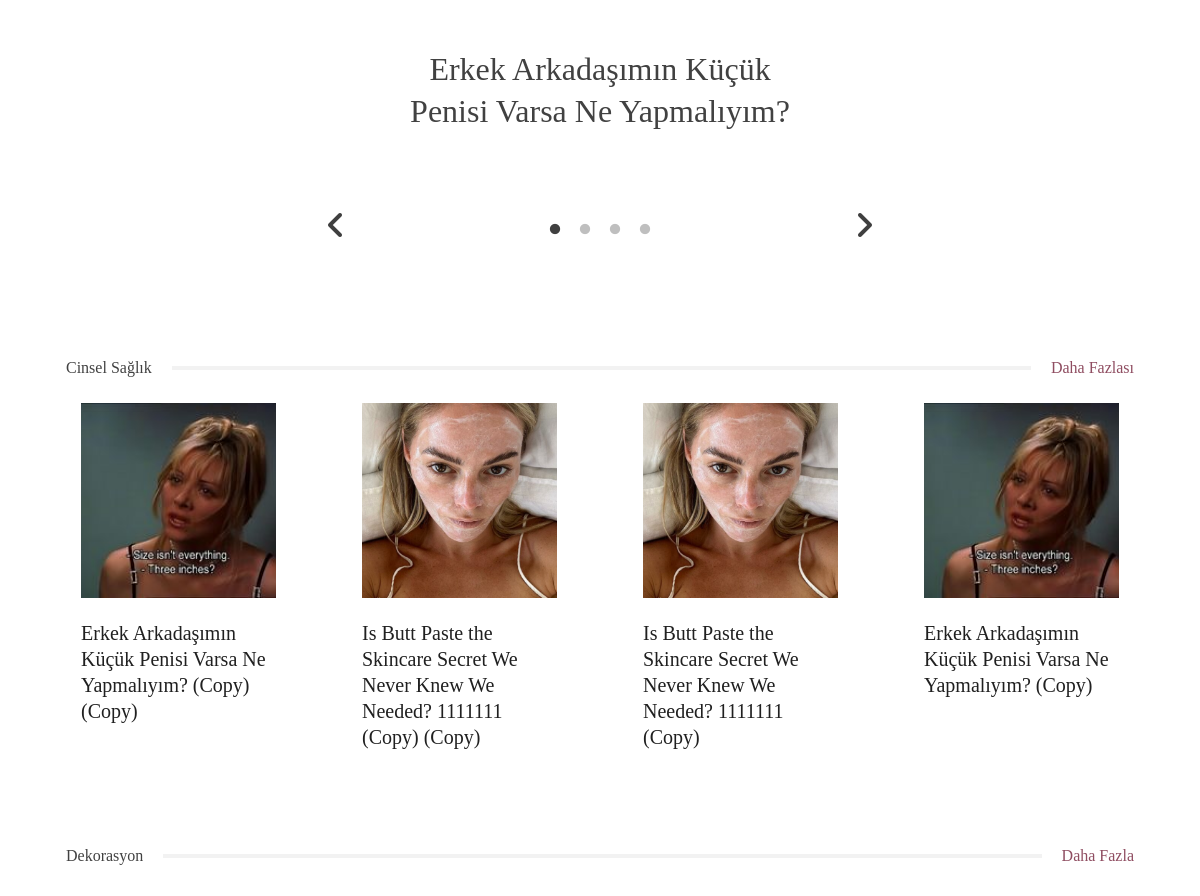
The app's page / (middle part), older data.
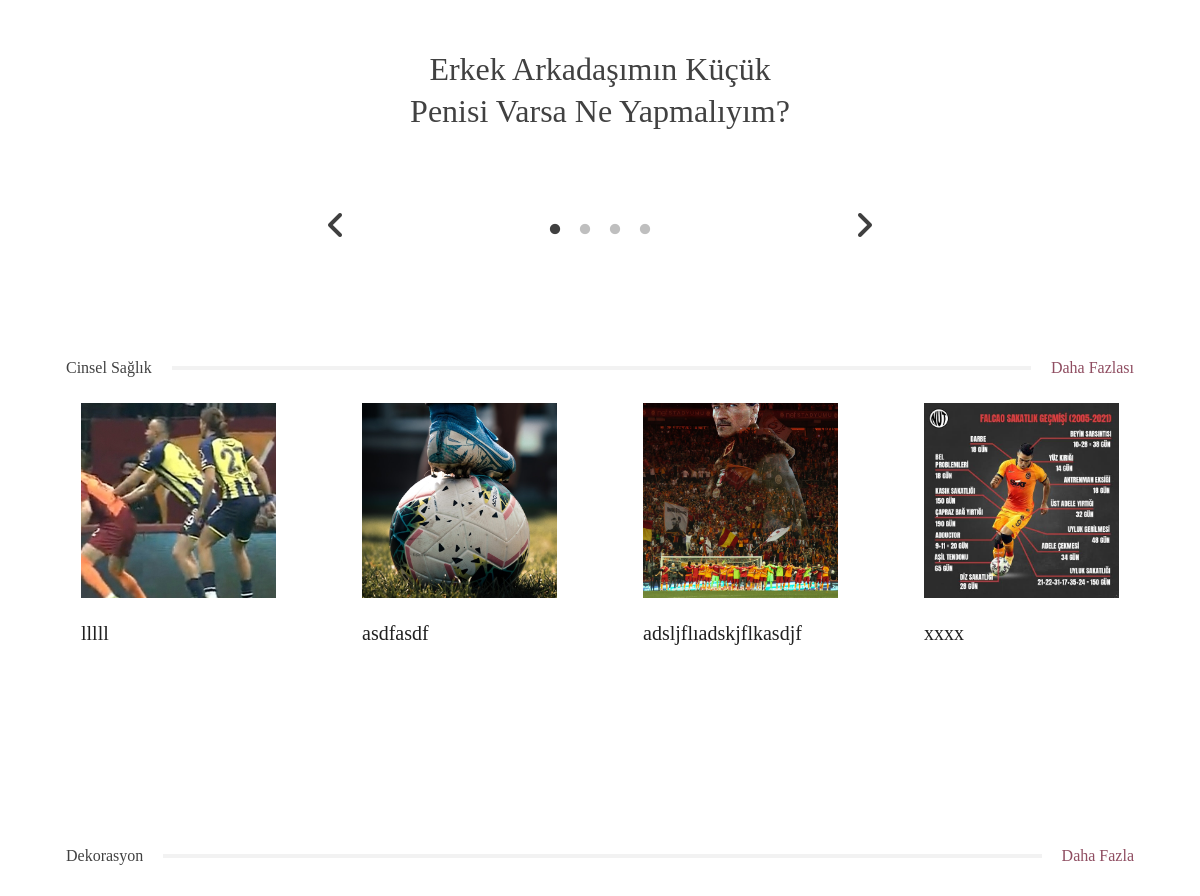
The same page, newer data.
### tuerny_app/models.py (models this page shows, shortened)
class MainSuggestedBlog(models.Model):
    blog = models.OneToOneField(
        Blog,
        on_delete=models.CASCADE,
        related_name="main_suggested_blog"
    )
    is_active = models.BooleanField(default=True)  # Blog önerilerini yönetmek için

class Blog(models.Model):
    STATUS_CHOICES = [
    ("pending", "Beklemede"),
    ("approved", "Onaylandı"),
    ("rejected", "Reddedildi"),
]
    category = models.ForeignKey('SubCategory', on_delete=models.SET_NULL, null=True, related_name="blogs")
    extra_categories = models.ManyToManyField('SubCategory', related_name="extra_blogs", blank=True)
    product = models.ForeignKey(Product, on_delete=models.SET_NULL, null=True, related_name="product_blog")
    extra_product = models.ManyToManyField(Product, related_name="extra_product_blog", blank=True)
    title = models.CharField(max_length=255)
    short_description = models.TextField(default="", null=True, blank=True)
    media = models.ImageField(upload_to='blog_media/', null=True, blank=True)
    media_extra = models.FileField(
        upload_to='blog_media/',
        null=True,
        blank=True,
        help_text="Medya dosyası (resim, video veya ses dosyası) yükleyebilirsiniz."
    )
    user = models.ForeignKey(
        'CustomUser',
        on_delete=models.CASCADE,
        related_name="blogs"
    )
    source = models.URLField(max_length=500, null=True, blank=True)  # Kaynak (isteğe bağlı)
    author = models.CharField(max_length=200, null=True, blank=True)  # Kaynak (isteğe bağlı)
    slug = models.SlugField(max_length=255, unique=True, blank=True)  # Slug alanı
    created_at = models.DateTimeField(auto_now_add=True)
    status = models.CharField(max_length=10, choices=STATUS_CHOICES, default="pending", null=True, blank=True)
    class Meta:
        ordering = ['-created_at']

### tuerny_app/views.py (the view)
# urls.py: path("", views.index, name="index"),
def index(request):
    products = Product.objects.all()
    api = APISettings.objects.all()
    blog = Blog.objects.all()
    main = MainSuggestedBlog.objects.all()
    if request.user.is_authenticated:
        saved_blogs = Blog.objects.filter(saved_by_users__user=request.user)
    else:
        saved_blogs = Blog.objects.none()  # Kullanıcı giriş yapmamışsa boş bir queryset döndür
    return render(request, 'tuerny_app/index.html', {"blog": blog, "api": api, "main": main,'saved_blogs': saved_blogs, "products": products})

### tuerny_app/context_processors.py (called while the page is built)
def categories_context(request):
    categories = MainCategory.objects.all()
    subcategories = SubCategory.objects.all()
    blogs = Blog.objects.all()
    return {
        'categories': categories,
        'subcategories': subcategories,
        'blog': blogs
    }

### tuerny_app/templates/tuerny_app/index.html (shortened to what this page needs)
{% extends 'base.html' %}
{% load static %}
{% block content %}
<div id="hero-slider" class="w-100 position-relative">
  <div id="hero-slider-top">
  </div>
  <div class="hero-slider-bottom-container position-relative">
    <div id="hero-slider-bottom">
      {% for m in main %}
      <div class="slider-item">
        <span>{{m.blog.title}}</span>
      </div>
      {% endfor %}
    </div>
  </div>
</div>
<div class="blog-section-1 py-5">
  <div class="container d-flex flex-column gap-4">
    <div class="blog-section-title px-2">
      <span class="fs-m-12">Cinsel Sağlık</span>
      <div class="blog-section-title-divider"></div>
      <a class="home-blogs" href="{% url 'tuerny_app:category' 'cinsel-saglik' %}">Daha Fazlası</a>
    </div>
    <div>
      <div class="blog-card-slider">
        {% for blog in blog %}
        {% if blog.category.name == "Cinsel Sağlık" %}
        <div class="px-2">
          <div class="blog-card-1">
            <div class="ratio-1">
              <a href="{% url 'tuerny_app:blog_detail' blog.slug %}"
                ><img
                  src="{{blog.media.url}}"
                  class="w-100 h-100 object-fit-cover aspect"
              /></a>
            </div>
            <a href="{% url 'tuerny_app:blog_detail' blog.slug %}" class="blog-card-title mb-0 stretched-link max-line">
              {{ blog.title }}
            </a>
          </div>
        </div>
        {% endif %}
        {% endfor %}
      </div>
    </div>
  </div>
</div>
<div class="py-5">
  <div class="container d-flex flex-column gap-4">
    <div class="blog-section-title px-2">
      <span class="fs-m-14">Dekorasyon</span>
      <div class="blog-section-title-divider"></div>
      <a class="home-blogs fs-m-12" href="{% url 'tuerny_app:category' 'dekorasyon' %}">Daha Fazla</a>
    </div>
    <div class="d-flex flex-column gap-4d px-2">
      <div class="row">
        {% for blog in blog %}
        {% if blog.category.name == "Dekorasyon" %}
        <div class="col-md-6">
        </div>
        {% endif %}
        {% endfor %}
      </div>
    </div>
  </div>
</div>
{% endblock content %}

Row changes from the older to the newer data that the page shows:
no longer on this page (row unchanged): Blog: media (picture), title "Erkek Arkadaşımın Küçük Penisi Varsa Ne Yapmalıyım? (Copy) (Copy)"
no longer on this page (row unchanged): Blog: media (picture), title "Is Butt Paste the Skincare Secret We Never Knew We Needed? 1111111 (Copy) (Copy)"
no longer on this page (row unchanged): Blog: media (picture), title "Is Butt Paste the Skincare Secret We Never Knew We Needed? 1111111 (Copy)"
no longer on this page (row unchanged): Blog: media (picture), title "Erkek Arkadaşımın Küçük Penisi Varsa Ne Yapmalıyım? (Copy)"
added Blog: media (picture), title "lllll"
added Blog: media (picture), title "asdfasdf"
added Blog: media (picture), title "adsljflıadskjflkasdjf"
added Blog: media (picture), title "xxxx"
